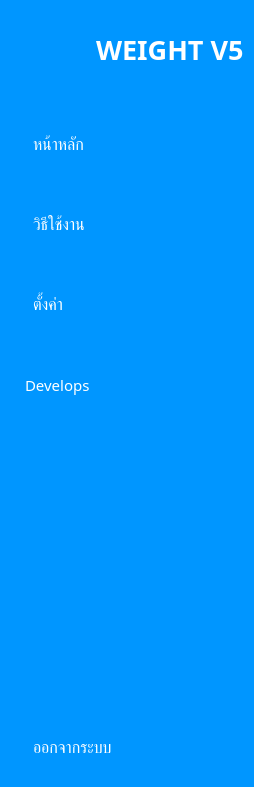
     <widget class="QWidget" name="show_sidebar" native="true">
      <property name="enabled">
       <bool>true</bool>
      </property>
      <property name="styleSheet">
       <string notr="true">QWidget {
	background-color: rgb(0, 150, 255);
	border-radius: 10px;
}

QPushButton {
	color: white;
	text-align: left;
	height: 30px;
	border: none;
	border-top-left-radius: 10px;
	border-bottom-left-radius: 10px;
	padding: 15px;
}

QPushButton:checked {
	background-color: #f5fafe;
	color: rgb(0, 150, 255);
	font-weight: bold;
}</string>
      </property>
      <layout class="QVBoxLayout" name="verticalLayout_4">
       <property name="spacing">
        <number>6</number>
       </property>
       <property name="leftMargin">
        <number>10</number>
       </property>
       <property name="topMargin">
        <number>9</number>
       </property>
       <property name="rightMargin">
        <number>10</number>
       </property>
       <property name="bottomMargin">
        <number>9</number>
       </property>
       <item>
        <layout class="QHBoxLayout" name="horizontalLayout_2">
         <property name="topMargin">
          <number>0</number>
         </property>
         <property name="rightMargin">
          <number>0</number>
         </property>
         <item>
          <widget class="QLabel" name="profile_img1">
           <property name="minimumSize">
            <size>
             <width>80</width>
             <height>80</height>
            </size>
           </property>
           <property name="maximumSize">
            <size>
             <width>80</width>
             <height>80</height>
            </size>
           </property>
           <property name="text">
            <string/>
           </property>
           <property name="pixmap">
            <pixmap resource="resource.qrc">:/assets/images/polipharm.png</pixmap>
           </property>
           <property name="scaledContents">
            <bool>true</bool>
           </property>
          </widget>
         </item>
         <item>
          <widget class="QLabel" name="label_3">
           <property name="font">
            <font>
             <family>Kanit</family>
             <pointsize>20</pointsize>
             <bold>true</bold>
            </font>
           </property>
           <property name="styleSheet">
            <string notr="true">color: rgb(255, 255, 255);</string>
           </property>
           <property name="text">
            <string>WEIGHT V5</string>
           </property>
          </widget>
         </item>
        </layout>
       </item>
       <item>
        <layout class="QVBoxLayout" name="verticalLayout_2">
         <property name="spacing">
          <number>20</number>
         </property>
         <property name="topMargin">
          <number>20</number>
         </property>
         <item>
          <widget class="QPushButton" name="home_1">
           <property name="font">
            <font>
             <family>Kanit</family>
             <pointsize>12</pointsize>
             <bold>false</bold>
            </font>
           </property>
           <property name="cursor">
            <cursorShape>PointingHandCursor</cursorShape>
           </property>
           <property name="text">
            <string>  หน้าหลัก</string>
           </property>
           <property name="icon">
            <iconset resource="resource.qrc">
             <normaloff>:/assets/icon/home.png</normaloff>:/assets/icon/home.png</iconset>
           </property>
           <property name="iconSize">
            <size>
             <width>40</width>
             <height>40</height>
            </size>
           </property>
           <property name="checkable">
            <bool>true</bool>
           </property>
           <property name="autoExclusive">
            <bool>true</bool>
           </property>
          </widget>
         </item>
         <item>
          <widget class="QPushButton" name="manual_1">
           <property name="font">
            <font>
             <family>Kanit</family>
             <pointsize>12</pointsize>
            </font>
           </property>
           <property name="cursor">
            <cursorShape>PointingHandCursor</cursorShape>
           </property>
           <property name="text">
            <string>  วิธีใช้งาน</string>
           </property>
           <property name="icon">
            <iconset resource="resource.qrc">
             <normaloff>:/assets/icon/manual_1.png</normaloff>:/assets/icon/manual_1.png</iconset>
           </property>
           <property name="iconSize">
            <size>
             <width>40</width>
             <height>40</height>
            </size>
           </property>
           <property name="checkable">
            <bool>true</bool>
           </property>
           <property name="autoExclusive">
            <bool>true</bool>
           </property>
          </widget>
         </item>
         <item>
          <widget class="QPushButton" name="setting_1">
           <property name="font">
            <font>
             <family>Kanit</family>
             <pointsize>12</pointsize>
            </font>
           </property>
           <property name="cursor">
            <cursorShape>PointingHandCursor</cursorShape>
           </property>
           <property name="text">
            <string>  ตั้งค่า</string>
           </property>
           <property name="icon">
            <iconset resource="resource.qrc">
             <normaloff>:/assets/icon/settings.png</normaloff>:/assets/icon/settings.png</iconset>
           </property>
           <property name="iconSize">
            <size>
             <width>40</width>
             <height>40</height>
            </size>
           </property>
           <property name="checkable">
            <bool>true</bool>
           </property>
           <property name="autoExclusive">
            <bool>true</bool>
           </property>
          </widget>
         </item>
         <item>
          <widget class="QPushButton" name="develops_1">
           <property name="font">
            <font>
             <family>Kanit</family>
             <pointsize>11</pointsize>
            </font>
           </property>
           <property name="cursor">
            <cursorShape>PointingHandCursor</cursorShape>
           </property>
           <property name="text">
            <string>Develops </string>
           </property>
           <property name="icon">
            <iconset resource="resource.qrc">
             <normaloff>:/assets/icon/developer.png</normaloff>:/assets/icon/developer.png</iconset>
           </property>
           <property name="iconSize">
            <size>
             <width>50</width>
             <height>50</height>
            </size>
           </property>
           <property name="checkable">
            <bool>true</bool>
           </property>
           <property name="autoExclusive">
            <bool>true</bool>
           </property>
          </widget>
         </item>
        </layout>
       </item>
       <item>
        <spacer name="verticalSpacer_2">
         <property name="orientation">
          <enum>Qt::Vertical</enum>
         </property>
         <property name="sizeHint" stdset="0">
          <size>
           <width>20</width>
           <height>297</height>
          </size>
         </property>
        </spacer>
       </item>
       <item>
        <widget class="QPushButton" name="signout_1">
         <property name="font">
          <font>
           <family>Kanit</family>
           <pointsize>12</pointsize>
           <strikeout>false</strikeout>
           <kerning>true</kerning>
          </font>
         </property>
         <property name="cursor">
          <cursorShape>PointingHandCursor</cursorShape>
         </property>
         <property name="text">
          <string>  ออกจากระบบ</string>
         </property>
         <property name="icon">
          <iconset resource="resource.qrc">
           <normaloff>:/assets/icon/logout.png</normaloff>:/assets/icon/logout.png</iconset>
         </property>
         <property name="iconSize">
          <size>
           <width>50</width>
           <height>50</height>
          </size>
         </property>
         <property name="shortcut">
          <string notr="true">Ctrl+S</string>
         </property>
        </widget>
       </item>
      </layout>
     </widget>
